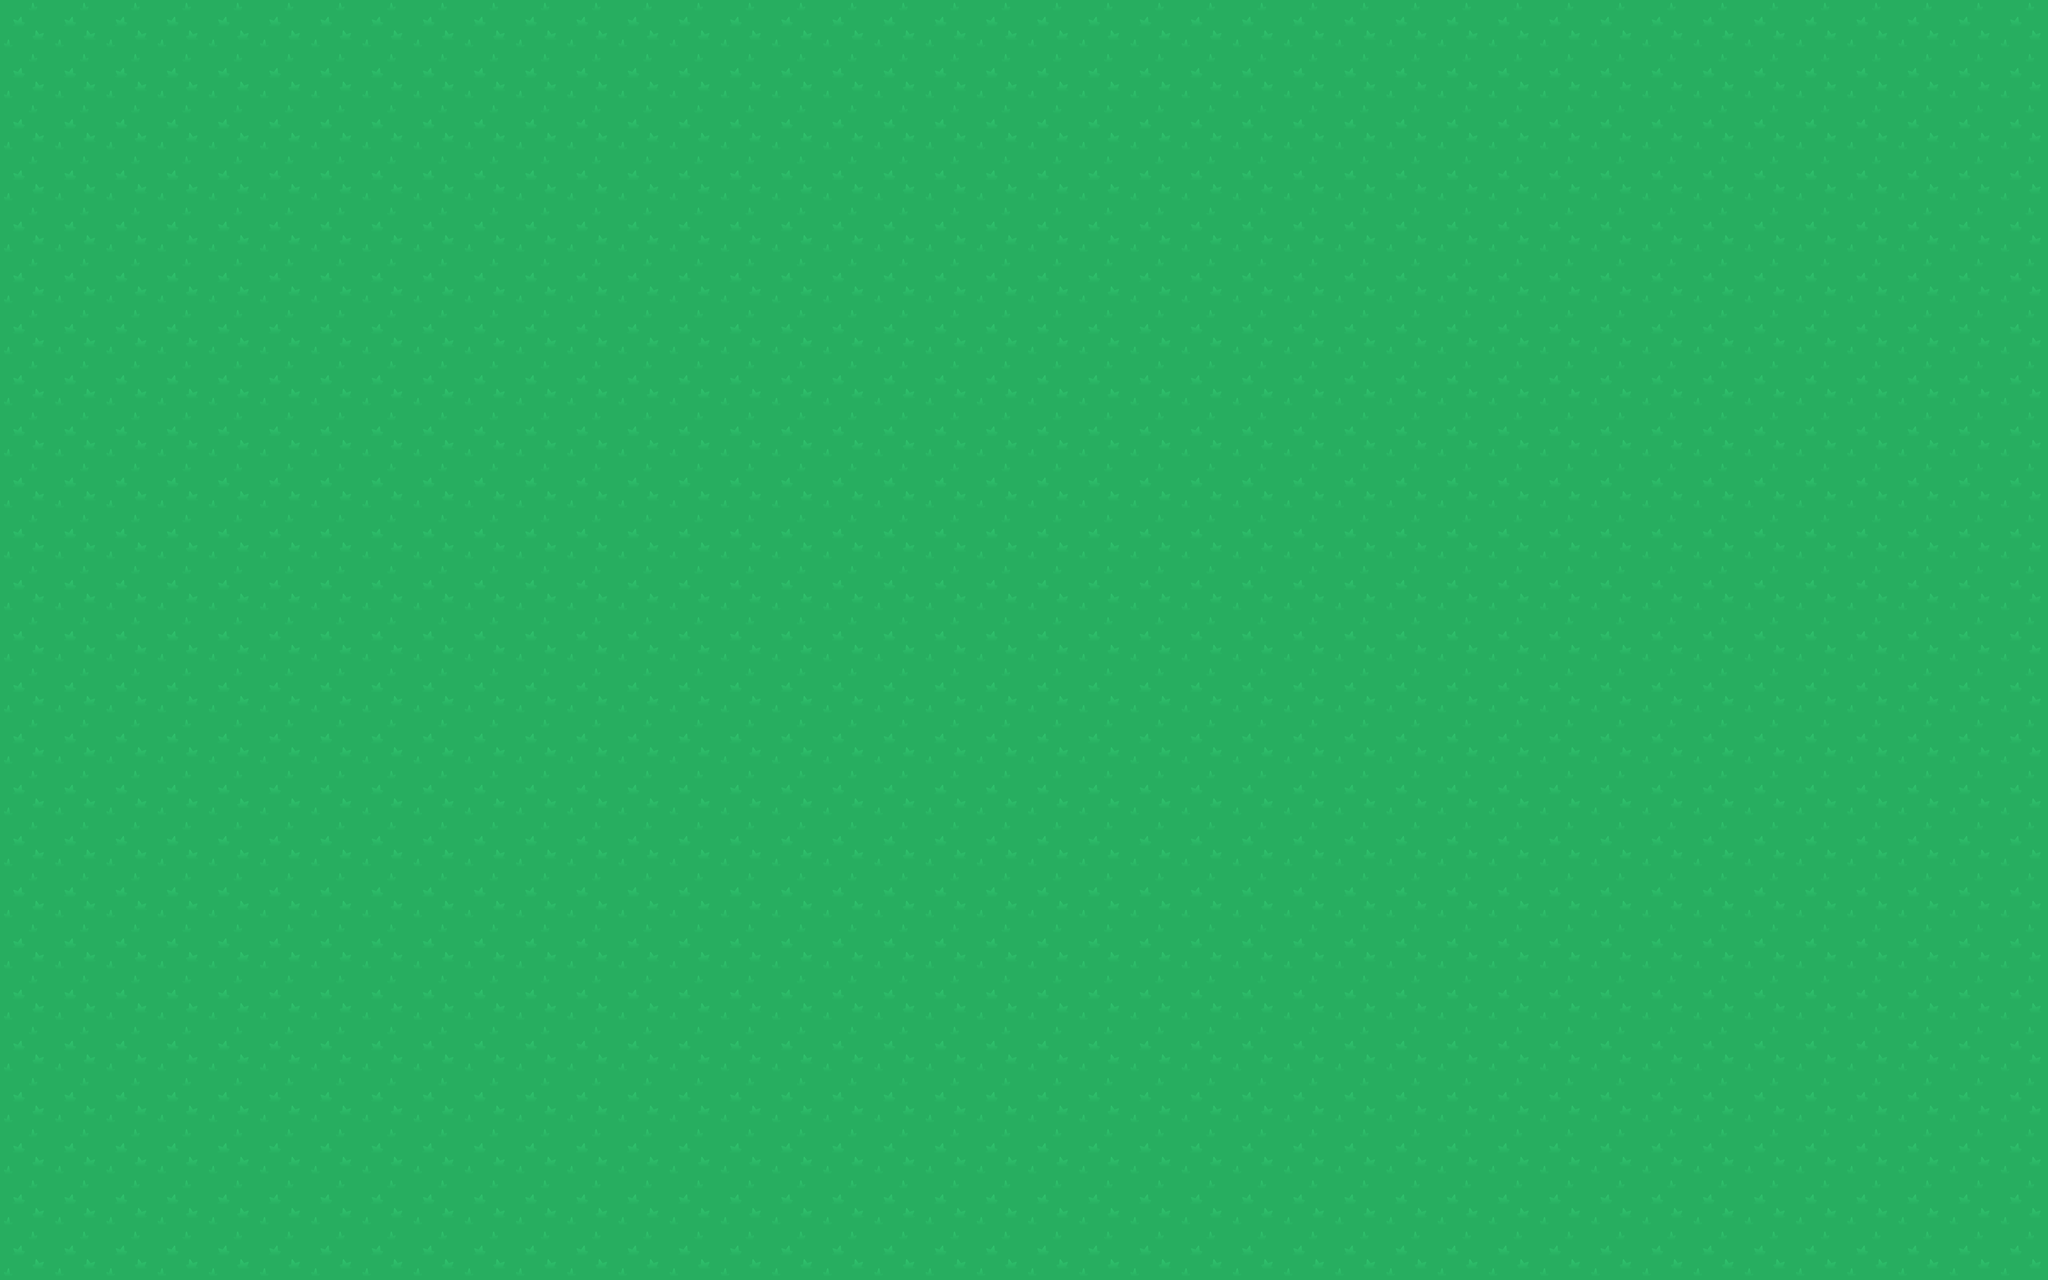

Below is a game level as drawn by its tile map, then a one-line description and the .tmx that defines it (tile-layer data replaced by summaries):
An orthogonal 40x25 tile map with 128x128 px tiles, 2 tile layers (Background, Track) and 6 objects (3x LevelTile, 2x Text, Title).

<map version="1.10" tiledversion="1.10.2" orientation="orthogonal" renderorder="right-down" width="40" height="25" tilewidth="128" tileheight="128" infinite="0" nextlayerid="5" nextobjectid="13">
 <tileset firstgid="1" name="race_track_tiles" tilewidth="128" tileheight="128" spacing="2" tilecount="465" columns="31">
  <image source="racing_track_tiles.png" width="4096" height="2048" />
 </tileset>
 <layer id="1" name="Background" width="40" height="25">
  <data>[1000 cells, 1000 non-empty, 1 distinct tile ids]</data>
 </layer>
 <layer id="2" name="Track" width="40" height="25">
  <data>[1000 cells, 0 non-empty, 0 distinct tile ids]</data>
 </layer>
 <objectgroup id="3" name="Objects">
  <object id="6" name="Drited Menu" type="Title" x="2560" y="600">
   <properties>
    <property name="value" value="Menu" />
   </properties>
   <point />
  </object>
  <object id="8" name="Play subtitle" type="Text" x="2560" y="2800">
   <properties>
    <property name="value" value="Use `A` and `D` or `Left_Arrow` and `Right_Arrow` to select level" />
   </properties>
   <point />
  </object>
  <object id="9" name="Play subtitle" type="Text" x="2560" y="3000">
   <properties>
    <property name="value" value="Press `Enter` to play selected level" />
   </properties>
   <point />
  </object>
  <object id="10" name="Level 1" type="LevelTile" x="1024" y="1600">
   <properties>
    <property name="value" value="Level1" />
   </properties>
   <point />
  </object>
  <object id="11" name="Level 2" type="LevelTile" x="2560" y="1600">
   <properties>
    <property name="value" value="Level2" />
   </properties>
   <point />
  </object>
  <object id="12" name="Level 3" type="LevelTile" x="4096" y="1600">
   <properties>
    <property name="value" value="Level3" />
   </properties>
   <point />
  </object>
 </objectgroup>
</map>
